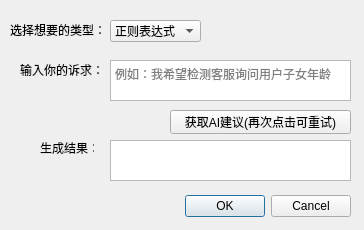
<?xml version="1.0" encoding="UTF-8"?>
<ui version="4.0">
 <class>AI_generate_Dialog</class>
 <widget class="QDialog" name="AI_generate_Dialog">
  <property name="geometry">
   <rect>
    <x>0</x>
    <y>0</y>
    <width>364</width>
    <height>230</height>
   </rect>
  </property>
  <property name="windowTitle">
   <string>获取AI建议</string>
  </property>
  <property name="modal">
   <bool>false</bool>
  </property>
  <widget class="QDialogButtonBox" name="buttonBox">
   <property name="geometry">
    <rect>
     <x>40</x>
     <y>190</y>
     <width>311</width>
     <height>32</height>
    </rect>
   </property>
   <property name="orientation">
    <enum>Qt::Horizontal</enum>
   </property>
   <property name="standardButtons">
    <set>QDialogButtonBox::Cancel|QDialogButtonBox::Ok</set>
   </property>
  </widget>
  <widget class="QLabel" name="label">
   <property name="geometry">
    <rect>
     <x>20</x>
     <y>60</y>
     <width>91</width>
     <height>20</height>
    </rect>
   </property>
   <property name="text">
    <string>输入你的诉求：</string>
   </property>
  </widget>
  <widget class="QLabel" name="label_2">
   <property name="geometry">
    <rect>
     <x>40</x>
     <y>140</y>
     <width>54</width>
     <height>16</height>
    </rect>
   </property>
   <property name="text">
    <string>生成结果：</string>
   </property>
  </widget>
  <widget class="QTextEdit" name="textEdit">
   <property name="geometry">
    <rect>
     <x>110</x>
     <y>60</y>
     <width>241</width>
     <height>41</height>
    </rect>
   </property>
   <property name="placeholderText">
    <string>例如：我希望检测客服询问用户子女年龄</string>
   </property>
  </widget>
  <widget class="QTextEdit" name="textEdit_2">
   <property name="geometry">
    <rect>
     <x>110</x>
     <y>140</y>
     <width>241</width>
     <height>41</height>
    </rect>
   </property>
   <property name="placeholderText">
    <string/>
   </property>
  </widget>
  <widget class="QPushButton" name="pushButton">
   <property name="geometry">
    <rect>
     <x>170</x>
     <y>110</y>
     <width>181</width>
     <height>24</height>
    </rect>
   </property>
   <property name="text">
    <string>获取AI建议(再次点击可重试)</string>
   </property>
   <property name="icon">
    <iconset>
     <normaloff>pic/generate.png</normaloff>pic/generate.png</iconset>
   </property>
  </widget>
  <widget class="QComboBox" name="comboBox">
   <property name="geometry">
    <rect>
     <x>110</x>
     <y>20</y>
     <width>91</width>
     <height>22</height>
    </rect>
   </property>
   <item>
    <property name="text">
     <string>正则表达式</string>
    </property>
   </item>
   <item>
    <property name="text">
     <string>关键词</string>
    </property>
   </item>
   <item>
    <property name="text">
     <string>话术</string>
    </property>
   </item>
  </widget>
  <widget class="QLabel" name="label_3">
   <property name="geometry">
    <rect>
     <x>10</x>
     <y>20</y>
     <width>91</width>
     <height>20</height>
    </rect>
   </property>
   <property name="text">
    <string>选择想要的类型：</string>
   </property>
  </widget>
 </widget>
 <resources/>
 <connections>
  <connection>
   <sender>buttonBox</sender>
   <signal>accepted()</signal>
   <receiver>AI_generate_Dialog</receiver>
   <slot>accept()</slot>
   <hints>
    <hint type="sourcelabel">
     <x>248</x>
     <y>254</y>
    </hint>
    <hint type="destinationlabel">
     <x>157</x>
     <y>274</y>
    </hint>
   </hints>
  </connection>
  <connection>
   <sender>buttonBox</sender>
   <signal>rejected()</signal>
   <receiver>AI_generate_Dialog</receiver>
   <slot>reject()</slot>
   <hints>
    <hint type="sourcelabel">
     <x>316</x>
     <y>260</y>
    </hint>
    <hint type="destinationlabel">
     <x>286</x>
     <y>274</y>
    </hint>
   </hints>
  </connection>
 </connections>
</ui>
